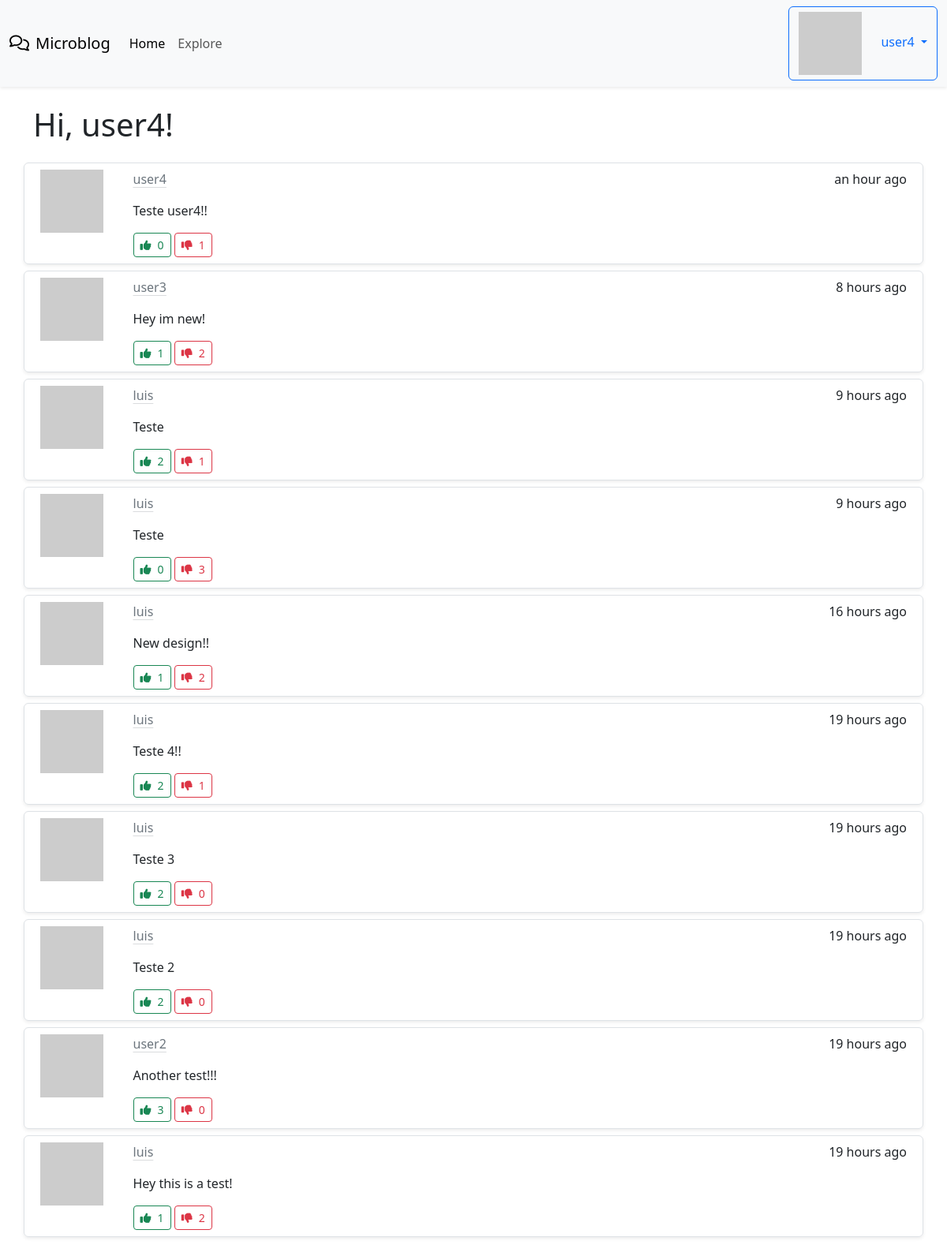
Screenshot of /explore (signed in) with the database file from the repository.
### app/models.py (models this page shows, shortened)
class User(UserMixin, db.Model):
    id = db.Column(db.Integer, primary_key = True)
    username = db.Column(db.String(64), index = True, unique = True)
    email = db.Column(db.String(120), index = True, unique = True)
    password_hash = db.Column(db.String(128))
    posts = db.relationship('Post', backref='author', lazy='dynamic')
    about_me = db.Column(db.String(140))
    last_seen = db.Column(db.DateTime, default=datetime.utcnow)
    followed = db.relationship(
        'User', secondary=followers,
        primaryjoin=(followers.c.follower_id == id),
        secondaryjoin=(followers.c.followed_id == id),
        backref=db.backref('followers', lazy='dynamic'), lazy='dynamic'
    )
    upvotes = db.relationship('Upvote', backref='user', lazy='dynamic')
    downvotes = db.relationship('Downvote', backref='user', lazy='dynamic')
    def avatar(self, size):
        digest = md5(self.email.lower().encode('utf-8')).hexdigest()
        return 'https://www.gravatar.com/avatar/{}?d=identicon&s={}'.format(digest, size)

class Post(db.Model):
    id = db.Column(db.Integer, primary_key=True)
    body = db.Column(db.String(140))
    timestamp = db.Column(db.DateTime, index=True, default=datetime.utcnow)
    user_id = db.Column(db.Integer, db.ForeignKey('user.id'))
    language = db.Column(db.String(5))
    upvotes = db.relationship('Upvote', backref='post', lazy='dynamic')
    downvotes = db.relationship('Downvote', backref='post', lazy='dynamic')

### app/main/routes.py (the view)
@bp.route('/explore')
@login_required
def explore():
    page = request.args.get('page', 1, type=int)
    posts = Post.query.order_by(Post.timestamp.desc()).paginate(
        page=page, per_page=current_app.config['POSTS_PER_PAGE'], error_out=False)
    next_url = url_for('main.explore', page=posts.next_num) if posts.has_next else None
    prev_url = url_for('main.explore', page=posts.prev_num) if posts.has_prev else None
    return render_template("index.html", title='Explore', posts=posts.items, next_url=next_url, prev_url=prev_url )

### app/__init__.py (called while the page is built)
def get_locale():
    return request.accept_languages.best_match(current_app.config['LANGUAGES'])

### app/main/routes.py (called while the page is built)
@bp.before_request
def before_request():
    if current_user.is_authenticated:
        current_user.last_seen = datetime.utcnow()
        db.session.commit()
    g.locale = str(get_locale())

### app/models.py (called while the page is built)
@login.user_loader
def load_user(id):
    return User.query.get(int(id))

### app/templates/index.html (shortened to what this page needs)
{% extends "base.html" %}
{% block content %}
<div class="container mt-4">
  <h1>{{ _('Hi, %(username)s!', username=current_user.username) }}</h1>
  <div class="mt-4">
      {% for post in posts %}
      {% include "_post.html" %}
      {% endfor %}
  </div>
</div>
{% endblock %}

### app/templates/base.html (shortened to what this page needs)
<!doctype html>
<html lang="en">
    <head>
        {% block head %}
        {% block styles %}
            {{ bootstrap.load_css() }}
        {% endblock %}
        {% endblock %}
    </head>
    <body>
      <nav class="navbar navbar-expand-lg bg-body-tertiary shadow-sm">
        <div class="container-fluid">
          <a class="navbar-brand" href="{{ url_for('main.index') }}"><i class="fa-regular fa-comments me-2"></i>Microblog</a>
          <div class="collapse navbar-collapse" id="navbarNav">
            <ul class="navbar-nav">
              <li class="nav-item">
                <a class="nav-link active" aria-current="page" href="{{ url_for('main.index') }}">{{_('Home')}}</a>
              </li>
              <li class="nav-item">
                <a class="nav-link" href="{{ url_for('main.explore') }}">{{_('Explore')}}</a>
              </li>
            </ul>
            <ul class="navbar-nav ms-auto">
              {% if current_user.is_anonymous %}
              <li class="nav-item">
                  <a class="btn btn-primary" href="{{ url_for('auth.login') }}">{{_('Login')}}</a>
              </li>
              {% else %}
              <li class="nav-item dropdown">
                <a class="dropdown-toggle btn btn-outline-primary" href="#" role="button" data-bs-toggle="dropdown" aria-expanded="false">
                  <img class="me-4" src="{{ current_user.avatar(36) }}" />{{ current_user.username }}
                </a>
              </li>
              {% endif %}
          </ul>
          </div>
        </div>
      </nav>
      {% block content %}{% endblock %}
  </body>
</html>

### app/templates/_post.html
<div class="row border rounded shadow-sm my-2 p-2">
  <div class="col-1 d-flex align-items-center">
    <img src="{{ post.author.avatar(64) }}" class="align-self-start mr-3" alt="{{ post.author.username }} Avatar">
  </div>
  <div class="col ms-4">
    <div class="d-flex flex-row justify-content-between">
      <a class="link-secondary link-offset-2 link-underline-opacity-25 link-underline-opacity-100-hover" href="{{ url_for('main.user', username=post.author.username) }}">{{ post.author.username }}</a>
      <p>{{ moment(post.timestamp).fromNow() }}</p>
    </div>
    <p>{{ post.body }}</p>
    <button onclick="upvotePost({{ post.id }})" class="btn btn-outline-success btn-sm upvote-button" data-post-id="{{ post.id }}">
      <i class="fa-solid fa-thumbs-up me-2"></i><span id="upvote-count-{{ post.id }}">{{ post.upvotes.count() }}</span>
    </button>
    <button onclick="downvotePost({{ post.id }})" class="btn btn-outline-danger btn-sm downvote-button" data-post-id="{{ post.id }}">
      <i class="fa-solid fa-thumbs-down me-2"></i><span id="downvote-count-{{ post.id }}">{{ post.downvotes.count() }}</span>
    </button>
  </div>
</div>

### rows the page displays
User: username "user4"
Post: author.username "user4", timestamp "an hour ago", body "Teste user4!!", upvotes.count "0", downvotes.count "1"
Post: author.username "user3", timestamp "8 hours ago", body "Hey im new!", upvotes.count "1", downvotes.count "2"
Post: author.username "luis", timestamp "9 hours ago", body "Teste", upvotes.count "2", downvotes.count "1"
Post: author.username "luis", timestamp "9 hours ago", body "Teste", upvotes.count "0", downvotes.count "3"
Post: author.username "luis", timestamp "16 hours ago", body "New design!!", upvotes.count "1", downvotes.count "2"
Post: author.username "luis", timestamp "19 hours ago", body "Teste 4!!", upvotes.count "2", downvotes.count "1"
Post: author.username "luis", timestamp "19 hours ago", body "Teste 3", upvotes.count "2", downvotes.count "0"
Post: author.username "luis", timestamp "19 hours ago", body "Teste 2", upvotes.count "2", downvotes.count "0"
Post: author.username "user2", timestamp "19 hours ago", body "Another test!!!", upvotes.count "3", downvotes.count "0"
Post: author.username "luis", timestamp "19 hours ago", body "Hey this is a test!", upvotes.count "1", downvotes.count "2"
